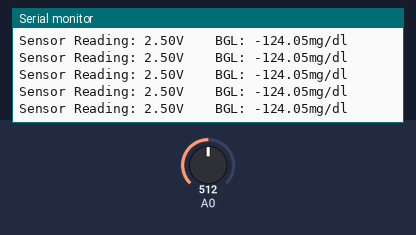
The sketch below on a simulated Arduino Uno, built with avr-gcc and run on an emulated ATmega328P. Shown: the last lines printed to the serial monitor. The inputs (shaded band) are chosen by the test bench; at power-on: A0 = 512.

Above: at 2.7 s.
2.8 s: A0 set to 787
At 2.84 s:
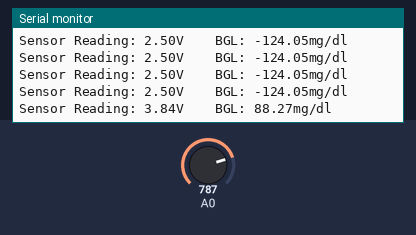
5.8 s: A0 set to 811
At 5.87 s:
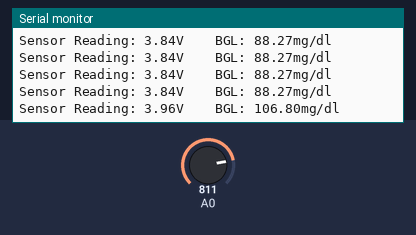
Timing chart, 0 to 8.8 s (numbered marks = the images above; inputs shaded):
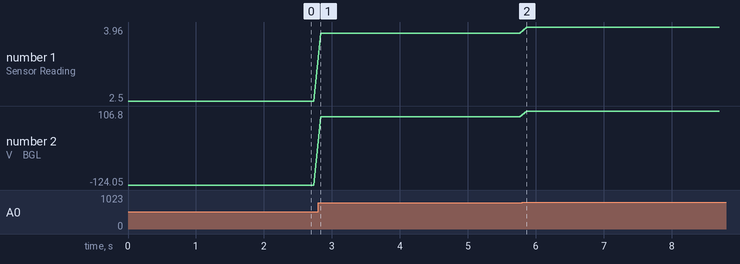

The sketch:

glucose_monitoring.ino
```cpp
void setup() {
  // initialize serial communication at 9600 bits per second:
  Serial.begin(9600);
}

// the loop routine runs over and over again forever:
void loop() {
  // read the input on analog pin 0:
  int sensorValue = analogRead(A0);
  // print out the value you read:
  float Volt = sensorValue*5.0/1024.0;
  Serial.print("Sensor Reading: ");
  Serial.print(Volt);
  Serial.print("V");
  float BGL = (158.12 * Volt) - 519.35;
  Serial.print("\t\tBGL: ");
  Serial.print(BGL);
  Serial.print("mg/dl");
  Serial.println();
  delay(100); // delay in between reads for stability
}
```

Measured:
- after the input at 2.8 s, the serial monitor: prints a new line at once (image 1)
- after the input at 5.8 s, the serial monitor: prints a new line after 0.07 s (image 2)
- plotted number 1: 2.5 → 3.84 after the input at 2.8 s, 3.84 → 3.96 after the input at 5.8 s
- plotted number 2: -124.05 → 88.27 after the input at 2.8 s, 88.27 → 106.8 after the input at 5.8 s
